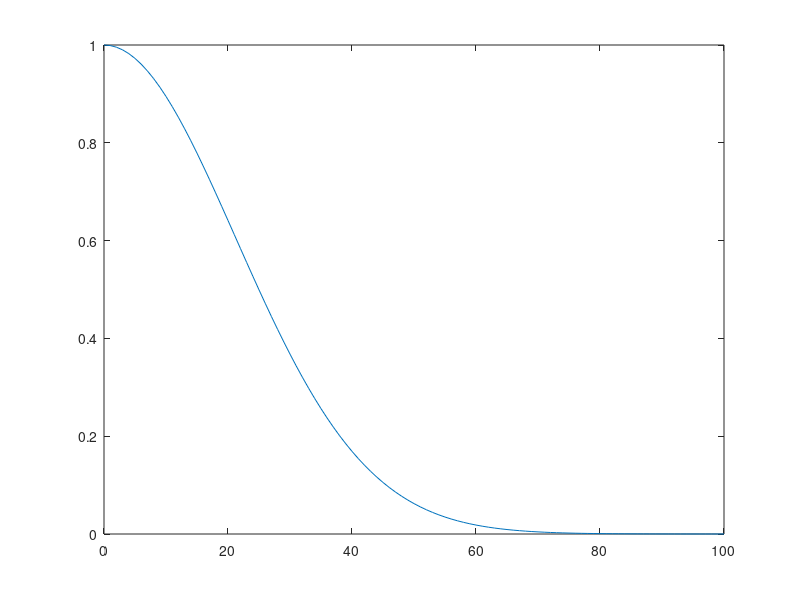
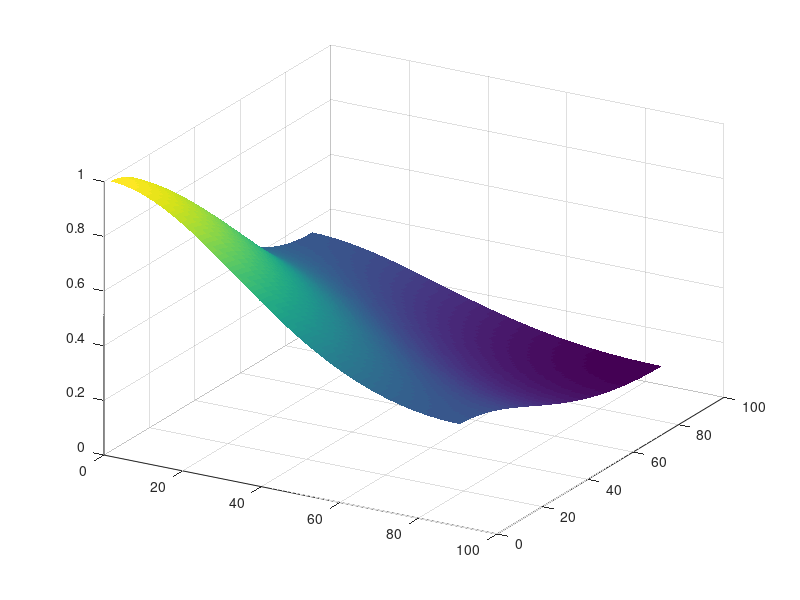
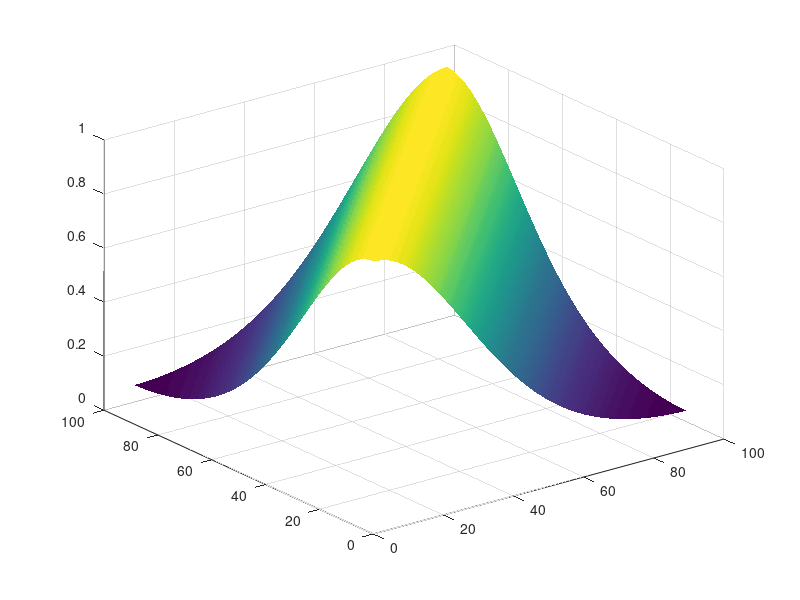

Recreate these plots in MATLAB, in order.
%/****
%  SoftVision Toolbox. Software for Computer Vision
%
%  Copyright (c) 2000, Gregorio Ambrosio cestero
%               All Rights Reserved
%
%  Gregorio Ambrosio Cestero (goyo@computer.org)
%  System Engineering and Automation Department 
%  University of Malaga. Spain                   
%
%  $RCSfile: g_gauss.m,v $
%  $Revision: 1.1 $
%  $Date: 2000/01/21 13:15:57 $
%  $Name:  $
%
%****/

%/****************************************************************************\
%* SoftVision Toolbox. Software for Computer Vision                           *
%*                                                                            *
%* Author  : Gregorio Ambrosio Cestero (goyo@computer.org)                    *
%*           System Engineering and Automation Department                     *
%*           University of Malaga. Spain                                      *
%*                                                                            *
%*               Copyright (c) 2000, Gregorio Ambrosio cestero                *
%*                          All Rights Reserved                               *
%*                                                                            *
%* Permission to use, copy, modify, and distribute this software and its      *
%* associated documentation for non-commercial purposes is hereby granted,    *
%* provided that the above copyright notice appears in all copies, derivative *
%* works or modified versions of the software and any portions thereof, and   *
%* that both the copyright notice and this permission notice appear in the    *
%* documentation.  Gregorio Ambrosio Cestero (GAC for short) shall be given   *
%* a copy of any such derivative work or modified version of the software and *
%* GAC shall be granted permission to use, copy, modify and distribute the    *
%* software for his own use and research. This software is experimental.      *
%* GAC does not make any representations regarding the suitability of this    *
%* software for any purpose and GAC will not support the software.            *
%*                                                                            *
%* THE SOFTWARE IS PROVIDED AS IS.  GAC DOES NOT MAKE ANY WARRANTIES          *
%* EITHER EXPRESS OR IMPLIED WITH REGARD TO THE SOFTWARE. GAC ALSO            *
%* DISCLAIMS ANY WARRANTY THAT THE SOFTWARE IS FREE OF INFRINGEMENT OF ANY    *
%* INTELLECTUAL PROPERTY RIGHTS OF OTHERS.  NO OTHER LICENSE EXPRESS OR       *
%* IMPLIED IS HEREBY GRANTED. GAC SHALL NOT BE LIABLE FOR ANY DAMAGES,        *
%* INCLUDING GENERAL, SPECIAL, INCIDENTAL, OR CONSEQUENTIAL DAMAGES, ARISING  *
%* OUT OF THE USE OR INABILITY TO USE THE SOFTWARE.                           *
%*                                                                            *
%\****************************************************************************/

%    A = (dij*dij)/(d0*d0)
%    B = (2-cos(2*alfai)-cos(2*alfaj))/(1-cos(2*theta0))
%    C = (1-cos(2*alfai - 2*alfaj))/(1-cos(2*delta*theta0))

%    affinity = g_exp(-A-B-C);

d0     = 30;
delta  = 0.5;
theta0 = pi/2;

rad = pi/180;

%%%%%%%%%%%%%%%%%%%%%%%%%%%%%%
% Proximity
%%%%%%%%%%%%%%%%%%%%%%%%%%%%%%
dij = 0:100;

figure;
plot(dij,exp(-(dij.*dij)/(d0*d0)));

%%%%%%%%%%%%%%%%%%%%%%%%%%%%%%
% Collinearity
%%%%%%%%%%%%%%%%%%%%%%%%%%%%%%
for ai = 1:90,
    for aj = 1:90,
      A(ai,aj) = exp(-(2-cos(2*ai*rad)-cos(2*aj*rad))/(1-cos(2*theta0)));
    end
end

figure;
surf(A);
shading flat;
view(30,30);

%%%%%%%%%%%%%%%%%%%%%%%%%%%%%%
% Cocircularity / Parallelism
%%%%%%%%%%%%%%%%%%%%%%%%%%%%%%
for ai = 1:90,
    for aj = 1:90,
      B(ai,aj) = exp(-(1-cos(2*ai*rad-2*aj*rad))/(1-cos(2*delta*theta0)));
    end
end

figure;
surf(B);
shading flat;

